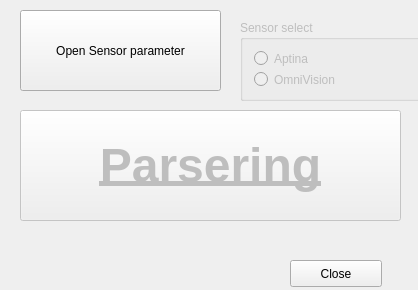
<?xml version="1.0" encoding="UTF-8"?>
<ui version="4.0">
 <class>Widget</class>
 <widget class="QWidget" name="Widget">
  <property name="geometry">
   <rect>
    <x>0</x>
    <y>0</y>
    <width>418</width>
    <height>290</height>
   </rect>
  </property>
  <property name="windowTitle">
   <string>Widget</string>
  </property>
  <widget class="QGroupBox" name="sensor_sel">
   <property name="enabled">
    <bool>false</bool>
   </property>
   <property name="geometry">
    <rect>
     <x>240</x>
     <y>20</y>
     <width>191</width>
     <height>81</height>
    </rect>
   </property>
   <property name="title">
    <string>Sensor select</string>
   </property>
   <property name="flat">
    <bool>false</bool>
   </property>
   <property name="checkable">
    <bool>false</bool>
   </property>
   <property name="checked">
    <bool>false</bool>
   </property>
   <layout class="QGridLayout" name="gridLayout">
    <item row="0" column="0">
     <widget class="QRadioButton" name="AptinaButton">
      <property name="text">
       <string>Aptina</string>
      </property>
     </widget>
    </item>
    <item row="1" column="0">
     <widget class="QRadioButton" name="OvButton">
      <property name="enabled">
       <bool>false</bool>
      </property>
      <property name="text">
       <string>OmniVision</string>
      </property>
      <property name="checkable">
       <bool>true</bool>
      </property>
      <property name="checked">
       <bool>false</bool>
      </property>
     </widget>
    </item>
   </layout>
  </widget>
  <widget class="QPushButton" name="pushButton">
   <property name="enabled">
    <bool>false</bool>
   </property>
   <property name="geometry">
    <rect>
     <x>20</x>
     <y>110</y>
     <width>381</width>
     <height>111</height>
    </rect>
   </property>
   <property name="font">
    <font>
     <pointsize>36</pointsize>
     <weight>75</weight>
     <bold>true</bold>
     <underline>true</underline>
     <kerning>false</kerning>
    </font>
   </property>
   <property name="text">
    <string>Parsering</string>
   </property>
   <property name="checkable">
    <bool>false</bool>
   </property>
  </widget>
  <widget class="QPushButton" name="CloseButton">
   <property name="geometry">
    <rect>
     <x>290</x>
     <y>260</y>
     <width>92</width>
     <height>27</height>
    </rect>
   </property>
   <property name="text">
    <string>Close</string>
   </property>
  </widget>
  <widget class="QPushButton" name="openButton">
   <property name="enabled">
    <bool>true</bool>
   </property>
   <property name="geometry">
    <rect>
     <x>20</x>
     <y>10</y>
     <width>201</width>
     <height>81</height>
    </rect>
   </property>
   <property name="text">
    <string>Open Sensor parameter</string>
   </property>
   <property name="checkable">
    <bool>false</bool>
   </property>
  </widget>
  <zorder>pushButton</zorder>
  <zorder>sensor_sel</zorder>
  <zorder>CloseButton</zorder>
  <zorder>openButton</zorder>
 </widget>
 <layoutdefault spacing="6" margin="11"/>
 <resources/>
 <connections/>
</ui>
